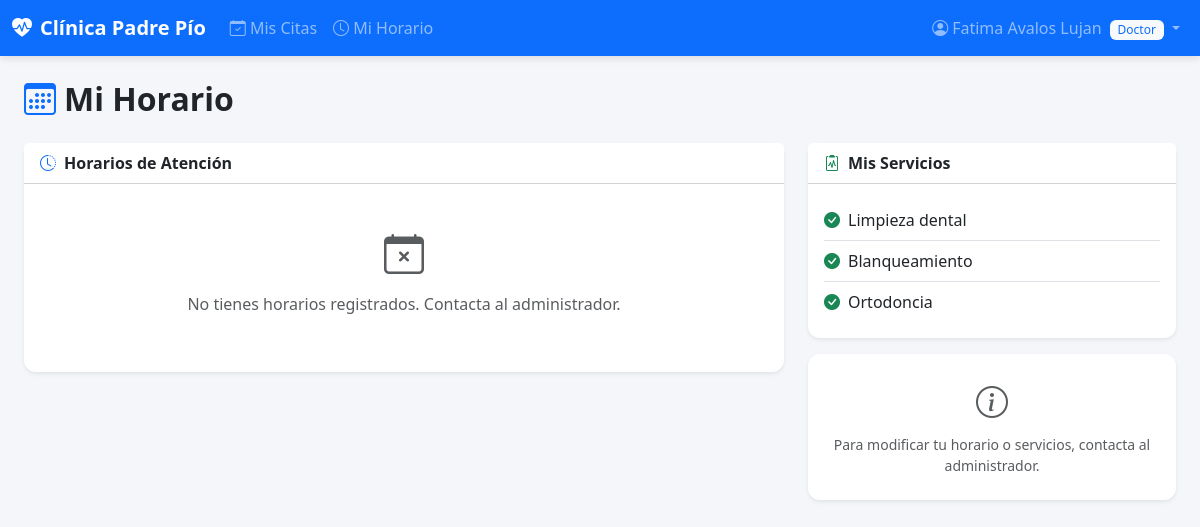
/doctor/mi-horario (signed in), run on the app's committed database.
### tables this page shows
CREATE TABLE servicios (
            id INTEGER PRIMARY KEY AUTOINCREMENT,
            nombre TEXT UNIQUE NOT NULL,
            descripcion TEXT,
            duracion INTEGER NOT NULL,
            buffer_limpieza INTEGER DEFAULT 0,
            costo REAL NOT NULL,
            estado TEXT DEFAULT 'activo' CHECK(estado IN ('activo','inactivo'))
        );

### app.py (the view)
@app.route('/doctor/mi-horario')
@login_required(['doctor'])
def doctor_mi_horario():
    db = get_db()
    horarios = db.execute(
        "SELECT * FROM horarios WHERE doctor_id=? ORDER BY dia,hora_inicio",
        (session['usuario_id'],)
    ).fetchall()
    servicios = db.execute(
        '''SELECT s.nombre FROM servicios s
           JOIN doctor_servicio ds ON s.id=ds.servicio_id
           WHERE ds.doctor_id=? AND s.estado='activo' ''',
        (session['usuario_id'],)
    ).fetchall()
    db.close()
    dias_orden = ['Lunes', 'Martes', 'Miércoles', 'Jueves', 'Viernes', 'Sábado']
    return render_template('doctor/mi_horario.html', horarios=horarios,
                           servicios=servicios, dias_orden=dias_orden)

### app.py (called while the page is built)
def login_required(roles=None):
    def decorator(f):
        @wraps(f)
        def wrapped(*args, **kwargs):
            if 'usuario_id' not in session:
                flash('Debes iniciar sesión.', 'warning')
                return redirect(url_for('login'))
            if roles and session.get('rol') not in roles:
                flash('No tienes permiso para acceder a esta sección.', 'danger')
                return redirect(url_for('dashboard'))
            return f(*args, **kwargs)
        return wrapped
    return decorator

### database.py (called while the page is built)
def get_db():
    conn = sqlite3.connect(DB_PATH)
    conn.row_factory = sqlite3.Row
    conn.execute("PRAGMA foreign_keys = ON")
    return conn

### templates/doctor/mi_horario.html (shortened to what this page needs)
{% extends 'base.html' %}
{% block content %}
<h2 class="fw-bold mb-4"><i class="bi bi-calendar3 me-2 text-primary"></i>Mi Horario</h2>
<div class="row g-4">
  <div class="col-lg-8">
    <div class="card shadow-sm border-0">
      <div class="card-header bg-white fw-bold"><i class="bi bi-clock-history me-2 text-primary"></i>Horarios de Atención</div>
      <div class="card-body">
        {% if horarios %}
        <div class="table-responsive">
          <table class="table table-hover align-middle">
            <thead class="table-light">
              <tr>
                <th>Día</th>
                <th>Hora inicio</th>
                <th>Hora fin</th>
                <th>Duración</th>
              </tr>
            </thead>
            <tbody>
              {% for dia in dias_orden %}
                {% set turnos = horarios|selectattr('dia','equalto',dia)|list %}
                {% for h in turnos %}
                <tr>
                  {% if loop.first %}
                  <td rowspan="{{ turnos|length }}" class="fw-semibold align-middle">
                    <i class="bi bi-calendar-day me-2 text-primary"></i>{{ dia }}
                  </td>
                  {% endif %}
                  <td><span class="badge bg-light text-dark border">{{ h.hora_inicio }}</span></td>
                  <td><span class="badge bg-light text-dark border">{{ h.hora_fin }}</span></td>
                  <td class="text-muted small">
                    {% set h_ini = h.hora_inicio.split(':') %}
                    {% set h_fin = h.hora_fin.split(':') %}
                    {% set mins = (h_fin[0]|int * 60 + h_fin[1]|int) - (h_ini[0]|int * 60 + h_ini[1]|int) %}
                    {{ mins // 60 }}h {{ mins % 60 }}min
                  </td>
                </tr>
                {% endfor %}
              {% endfor %}
            </tbody>
          </table>
        </div>
        {% else %}
        <div class="text-center py-4 text-muted">
          <i class="bi bi-calendar-x" style="font-size:2.5rem"></i>
          <p class="mt-2">No tienes horarios registrados. Contacta al administrador.</p>
        </div>
        {% endif %}
      </div>
    </div>
  </div>
  <div class="col-lg-4">
    <div class="card shadow-sm border-0">
      <div class="card-header bg-white fw-bold"><i class="bi bi-clipboard2-pulse me-2 text-success"></i>Mis Servicios</div>
      <div class="card-body">
        {% if servicios %}
        <ul class="list-group list-group-flush">
          {% for s in servicios %}
          <li class="list-group-item px-0">
            <i class="bi bi-check-circle-fill text-success me-2"></i>{{ s.nombre }}
          </li>
          {% endfor %}
        </ul>
        {% else %}
        <p class="text-muted text-center py-3">No tienes servicios asignados.</p>
        {% endif %}
      </div>
    </div>
    <div class="card shadow-sm border-0 mt-3">
      <div class="card-body text-center text-muted py-4">
        <i class="bi bi-info-circle" style="font-size:2rem"></i>
        <p class="mt-2 mb-0 small">Para modificar tu horario o servicios, contacta al administrador.</p>
      </div>
    </div>
  </div>
</div>
{% endblock %}

### static/css/style.css (style rules this page uses)
body { background-color: #f5f6fa; font-family: 'Segoe UI', sans-serif; }
.card { border-radius: 12px; }

### data on the page
servicios: nombre "Limpieza dental"
servicios: nombre "Blanqueamiento"
servicios: nombre "Ortodoncia"

### other printed values
{{ session.nombre }} "Fatima Avalos Lujan"
{{ session.rol|title }} "Doctor"
